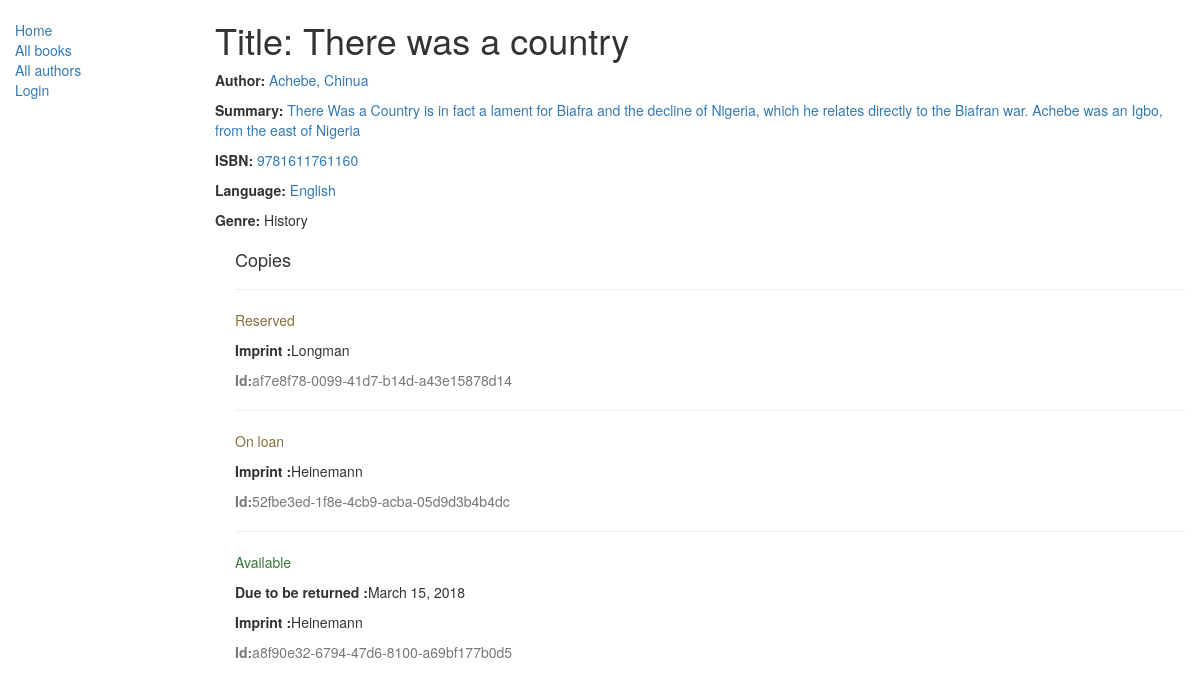
The app's page /catalog/books/2 with its own data.
### catalog/models.py (models this page shows, shortened)
class Book(models.Model):
    title = models.CharField(max_length=200)
    author = models.ForeignKey('Author', on_delete=models.SET_NULL, null=True)
    summary = models.TextField(max_length=1000, help_text='Enter a brief description of the book')
    isbn = models.CharField('ISBN',max_length=13, help_text='13 Character <a href="https://www.isbn-international.org/content/what-isbn">ISBN number</a>')
    genre = models.ManyToManyField(Genre, help_text='Select a genre for this book')
    language = models.ForeignKey('Language', on_delete=models.SET_NULL, null=True)
    def display_genre(self):
        """
        Creates a string for the Genre. This is required to display genre in Admin.
        """
        return ', '.join([ genre.name for genre in self.genre.all()[:3] ])
    display_genre.short_description = 'Genre'

class Author(models.Model):
    first_name = models.CharField(max_length=100)
    last_name = models.CharField(max_length=100)
    date_of_birth = models.DateField(null=True, blank=True)
    date_of_death = models.DateField('Died', null=True, blank=True)
    class Meta:
        ordering = ["last_name","first_name"]
    def __str__(self):
        return '{0}, {1}'.format(self.last_name,self.first_name)

class Language(models.Model):
    name = models.CharField(max_length=200, help_text="Enter a the book's natural language (e.g. English, French, Japanese etc.)")
    def __str__(self):
        return self.name

class Genre(models.Model):
    name = models.CharField(max_length=200, help_text="Enter a book genre (e.g. Science Fiction, French Poetry etc.)")
    def __str__(self):
        return self.name

class BookInstance(models.Model):
    id = models.UUIDField(primary_key=True, default=uuid.uuid4, help_text="Unique ID for this particular book across whole library")
    book = models.ForeignKey('Book', on_delete=models.SET_NULL, null=True)
    imprint = models.CharField(max_length=200)
    due_back = models.DateField(null=True, blank=True)
    LOAN_STATUS = (
        ('m', 'Maintenance'),
        ('o', 'On loan'),
        ('a', 'Available'),
        ('r', 'Reserved'),
    )
    status = models.CharField(max_length=1, choices=LOAN_STATUS, blank=True, default='m', help_text='Book availability')
    class Meta:
        ordering = ["due_back"]

### catalog/views.py (the view)
# urls.py: path('books/<int:pk>', views.book_detail_view, name = 'book-detail'),
def book_detail_view(request , pk):
    book_id = Book.objects.get(pk = pk)
    return render(
        request,
        'catalog/book_detail.html',
        context ={'book': book_id}
    )

### catalog/templates/catalog/book_detail.html
{% extends "catalog/base_generic.html" %}
{% block content %}
    <h1>Title: {{book.title}}</h1>
    <p><strong>Author: </strong><a href = ""> {{book.author}}</a></p>
    <p><strong>Summary: </strong><a href = ""> {{book.summary}}</a></p>
    <p><strong>ISBN: </strong><a href = ""> {{book.isbn}}</a></p>
    <p><strong>Language: </strong><a href = "{% url 'author-detail' book.author.pk %}"> {{book.language}}</a></p>
    <p><strong>Genre: </strong>{% for genre in book.genre.all %} {{genre}}{% if not forloop.last %}, {%endif %} {% endfor %}</p>
    <div  style ="margin-left: 20px; margin-top:20px;" >
        <h4>Copies</h4>
        {% for copy in book.bookinstance_set.all %}
            <hr>
            <p class = "{% if copy.status == 'a' %}text-success{% elif copy.status == 'm' %}text-danger{% else %}text-warning{% endif %}">{{ copy.get_status_display }}</p>
            {% if copy.status == 'a' %}
                <p><strong>Due to be returned :</strong>{{copy.due_back}}</p>
            {% endif %}
            <p><strong>Imprint :</strong>{{copy.imprint}}</p>
            <p class = "text-muted"><strong>Id:</strong>{{copy.id}}</p>
        {% endfor %}
    </div>
{% endblock %}

### records on screen
Book: title "There was a country", author "Achebe, Chinua", summary "There Was a Country is in fact a lament for Biafra and the decline of Nigeria, which he relates directly to the Biafran war. Achebe was an Igbo, from the east of Nigeria", isbn "9781611761160", language "English"
Genre: name "History"
BookInstance: status "Reserved", imprint "Longman", id "af7e8f78-0099-41d7-b14d-a43e15878d14"
BookInstance: status "On loan", imprint "Heinemann", id "52fbe3ed-1f8e-4cb9-acba-05d9d3b4b4dc"
BookInstance: status "Available", due_back "March 15, 2018", imprint "Heinemann", id "a8f90e32-6794-47d6-8100-a69bf177b0d5"
